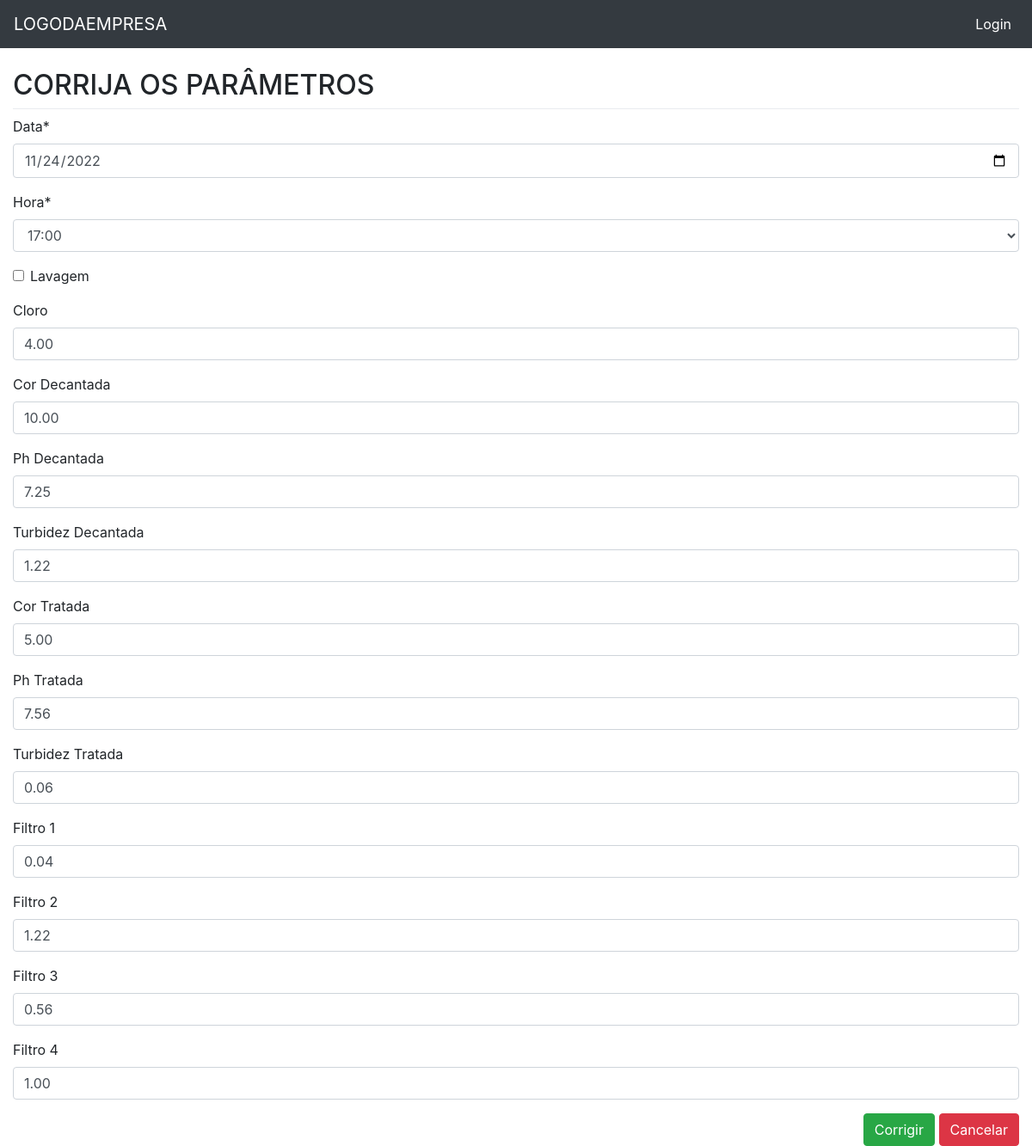
Page /eta_um/update/10 on the committed database.
### eta_um/models.py (models this page shows, shortened)
class EtaUm(models.Model):
    data = models.DateField('Data', auto_now=False, auto_now_add=False)
    hora = models.CharField(max_length=5, choices=HORA_CHOICE)
    lavagem = models.BooleanField('Lavagem', default=False, blank=True)
    cloro = models.DecimalField('Cloro', max_digits=4, decimal_places=2, blank=True, null=True)
    cor_d = models.DecimalField('Cor Decantada', max_digits=4, decimal_places=2, blank=True, null=True)
    ph_d = models.DecimalField('Ph Decantada', max_digits=4, decimal_places=2, blank=True, null=True)
    turbidez_d = models.DecimalField('Turbidez Decantada', max_digits=4, decimal_places=2, blank=True, null=True)
    cor_t = models.DecimalField('Cor Tratada', max_digits=4, decimal_places=2, blank=True, null=True)
    ph_t = models.DecimalField('Ph Tratada', max_digits=4, decimal_places=2, blank=True, null=True)
    turbidez_t = models.DecimalField('Turbidez Tratada', max_digits=4, decimal_places=2, blank=True, null=True)
    filtro1 = models.DecimalField('Filtro 1', max_digits=4, decimal_places=2, blank=True, null=True)
    filtro2 = models.DecimalField('Filtro 2', max_digits=4, decimal_places=2, blank=True, null=True)
    filtro3 = models.DecimalField('Filtro 3', max_digits=4, decimal_places=2, blank=True, null=True)
    filtro4 = models.DecimalField('Filtro 4', max_digits=4, decimal_places=2, blank=True, null=True)
    class Meta:
        ordering = ('-data',)
        verbose_name = 'ETA 1'
        verbose_name_plural = 'ETAS 1'

### eta_um/views.py (the view)
# urls.py: path('update/<int:pk>', v.eta_um_update, name='eta_um_update'),
def eta_um_update(request, pk):
    template_name = 'eta_um_update.html'
    obj = EtaUm.objects.get(pk=pk)
    form = EtaUmForm(request.POST or None, instance=obj)
    if request.method == 'POST':
        if form.is_valid():
            form.save()
            return HttpResponseRedirect(reverse('eta_um:eta_um_list'))
    context = {'form': form}
    return render(request, template_name, context)

### eta_um/forms.py
class EtaUmForm(forms.ModelForm):
    data = forms.DateField(
        label='Data',
        widget=forms.DateInput(
            format='%Y-%m-%d',
            attrs={
                'type': 'date'
            }),
        input_formats=('%Y-%m-%d',),
    )
    class Meta:
        model = EtaUm
        fields = '__all__'

### eta_um/templates/eta_um_update.html (shortened to what this page needs)
{% extends "base.html" %}
{% load static %}
{% load crispy_forms_tags %}
{% block content %}
    <h2>CORRIJA OS PARÂMETROS </h2>
    <div class="dropdown-divider"></div>
    <form action="" method="POST" >
    {{ form|crispy }}
    <span class="pull-right">
      <button type="submit" class="btn btn-success">Corrigir</button>
      <button type="reset" class="btn btn-danger" onclick="location.href = '{% url 'eta_um:eta_um_list' %}'">Cancelar</button>
    </span>
{% endblock %}

### core/static/css/style.css (style rules this page uses)
body { margin-top: 80px; }

### rows in the picture
EtaUm: data "11/24/2022", hora "17:00", cloro "4.00", cor_d "10.00", ph_d "7.25", turbidez_d "1.22", cor_t "5.00", ph_t "7.56", turbidez_t "0.06", filtro1 "0.04", filtro2 "1.22", filtro3 "0.56", filtro4 "1.00"
